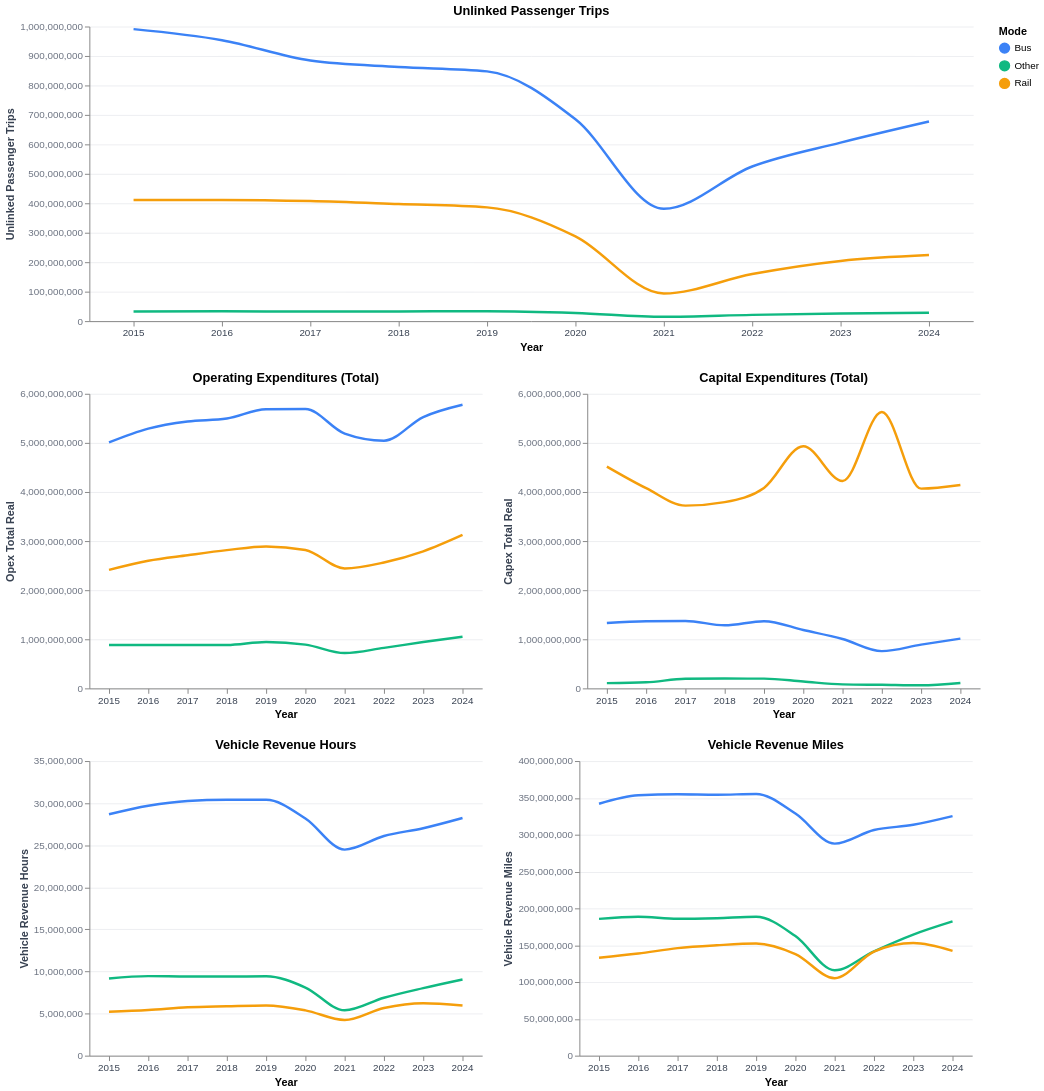

The notebook cell this image was saved under:
### Markdown cell above
### Ridership, OPEX, CAPEX, VRH and VRM Trend

### Code cell
ridership_trend = mode_trend_chart(prep_for_mode_trend(df_opex_wd_real, "unlinked_passenger_trips"), "unlinked_passenger_trips").properties(title="Unlinked Passenger Trips")
opex_trend = mode_trend_chart(prep_for_mode_trend(df_opex_wd_real, "opex_total_real"), "opex_total_real").properties(title="Operating Expenditures (Total)")
capex_trend = mode_trend_chart(prep_for_mode_trend(df_capex_wd_real, "capex_total_real"), "capex_total_real").properties(title="Capital Expenditures (Total)")
vrh_trend = mode_trend_chart(prep_for_mode_trend(df_opex_wd_real, "vehicle_revenue_hours"), "vehicle_revenue_hours").properties(title="Vehicle Revenue Hours")
vrm_trend = mode_trend_chart(prep_for_mode_trend(df_opex_wd_real, "vehicle_revenue_miles"), "vehicle_revenue_miles").properties(title="Vehicle Revenue Miles")

mode_report_grid = (
    alt.vconcat(
        ridership_trend.properties(width=900),
        alt.hconcat(opex_trend, capex_trend),
        alt.hconcat(vrh_trend, vrm_trend)
    )
    .resolve_scale(color="shared")
    .configure_view(strokeWidth=0, fill="white")
    .configure_axis(labelFont="Arial", titleFont="Arial")
    .configure_title(font="Arial")
)

mode_report_grid


mode_report_grid
